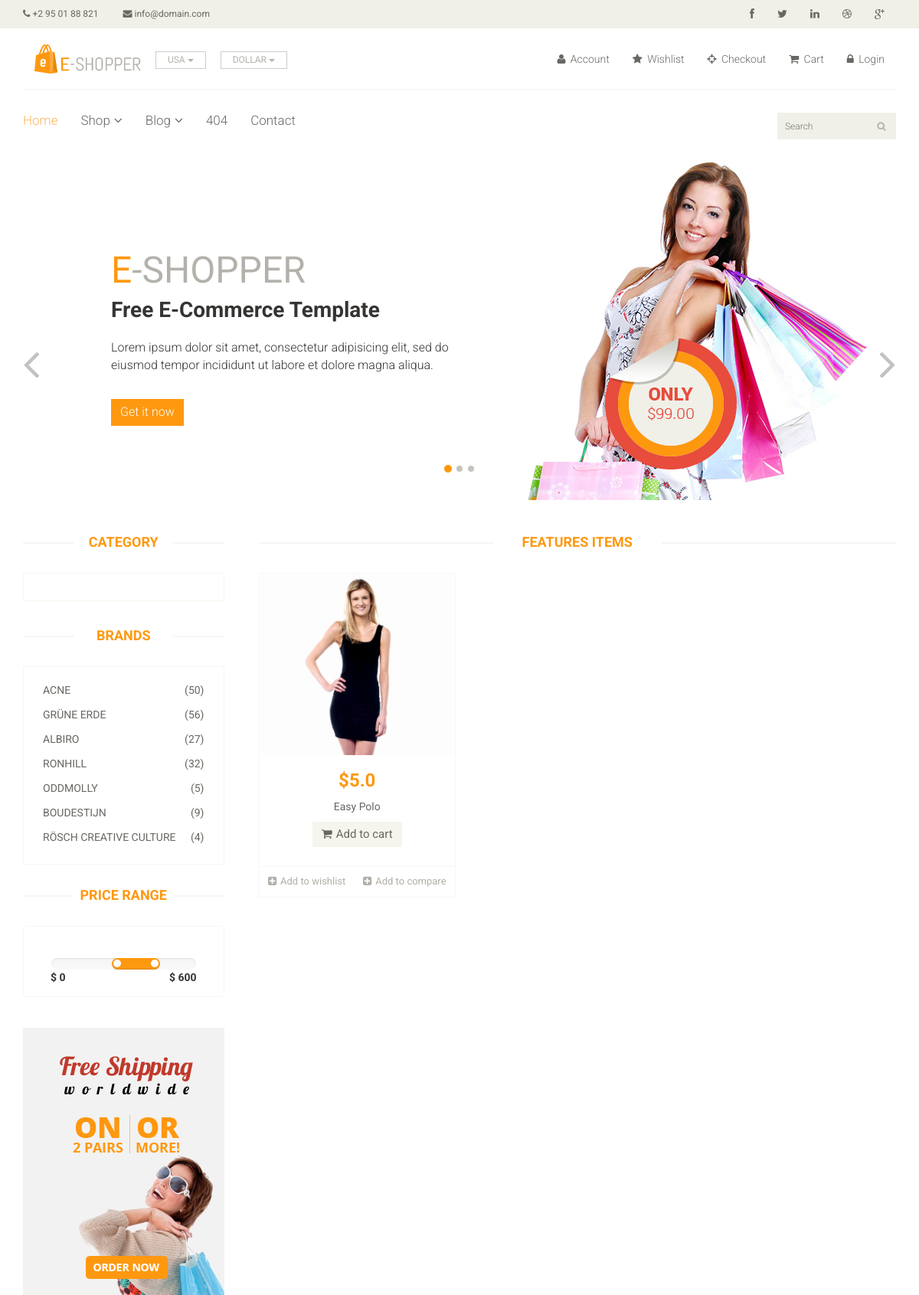
/detail/3, run on the app's committed database.
### polls/models.py (models this page shows, shortened)
class Products(models.Model):
    category = models.ForeignKey(Categories, on_delete=models.CASCADE)
    product_name = CharField(max_length=255)
    price = FloatField(default=0)
    discription = CharField(max_length=1000)
    url_images = CharField(max_length=1000)
    taitle = CharField(max_length=1000)
    status = BooleanField()

### polls/views.py (the view)
# urls.py: path('detail/<int:id_product>',views.product_detail,name='detail'),
def product_detail(request, id_product):
    product = Products.objects.get(pk=id_product)
    content = {'product': product}
    return render(request, 'polls/product_detail.html',content)

### polls/templates/polls/product_detail.html
{% extends 'polls/shop.html' %}
{% block product %}
        <div class="col-sm-4">
            <div class="product-image-wrapper">
                <div class="single-products">
                    <div class="productinfo text-center">
                        <img src="{{product.url_images}}"  alt=""/>
                        <h2>${{product.price}}</h2>
                        <p>{{product.product_name}}</p>
                        <a href="#" class="btn btn-default add-to-cart"><i class="fa fa-shopping-cart"></i>Add
                            to cart</a>
                    </div>
                </div>
                <div class="choose">
                    <ul class="nav nav-pills nav-justified">
                        <li><a href="#"><i class="fa fa-plus-square"></i>Add to wishlist</a></li>
                        <li><a href="#"><i class="fa fa-plus-square"></i>Add to compare</a></li>
                    </ul>
                </div>
            </div>
        </div>
{% endblock product %}

### polls/static/polls/css/main.css (style rules this page uses)
body { font-family: 'Roboto', sans-serif; position: relative; font-weight: 400px; }
ul li { list-style: none; }
a { -webkit-transition: 300ms; transition: 300ms; }
h1, h2, h3, h4, h5, h6 { font-family: 'Roboto', sans-serif; }
.product-image-wrapper { border: 1px solid #F7F7F5; overflow: hidden; margin-bottom: 30px; }
.single-products { position: relative; }
.productinfo h2 { color: #FE980F; font-family: 'Roboto', sans-serif; font-size: 24px; font-weight: 700; }
.productinfo p { font-family: 'Roboto', sans-serif; font-size: 14px; font-weight: 400; color: #696763; }
.productinfo img { width: 100%; }
.productinfo { position: relative; }
.add-to-cart { background: #F5F5ED; border: 0 none; border-radius: 0; color: #696763; font-family: 'Roboto', sans-serif; font-size: 15px; margin-bottom: 25px; }
.add-to-cart i { margin-right: 5px; }
.choose { border-top: 1px solid #F7F7F0; }
.choose ul li a { color: #B3AFA8; font-family: 'Roboto', sans-serif; font-size: 13px; padding-left: 0; padding-right: 0; }
.choose ul li a i { margin-right: 5px; }

### data on the page
Products: url_images (picture), price "5.0", product_name "Easy Polo"
